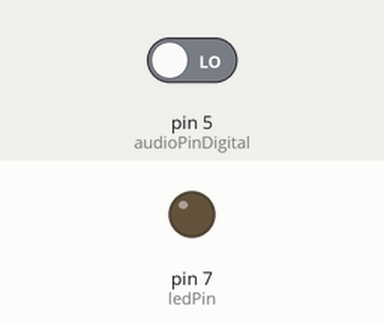
Simulated run of this sketch. Board: Arduino Uno, built with avr-gcc and run on an emulated ATmega328P. Shown: output pins drawn as LEDs (lit = HIGH). The test bench sets the inputs (shaded band); at power-on: pin 5 (audioPinDigital) LOW.

Above: at 1.2 s.
1.3 s: pin 5 (audioPinDigital) driven HIGH
At 1.8 s:
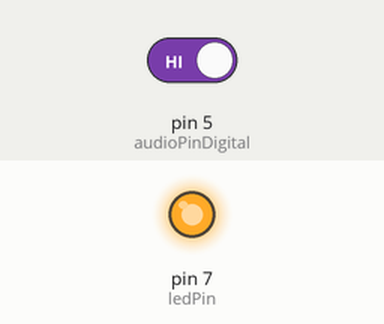
2.8 s: pin 5 (audioPinDigital) driven LOW
At 4.1 s:
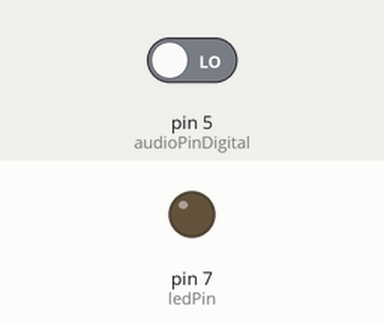
Timing chart, 0 to 5.8 s (numbered marks = the images above; inputs shaded):
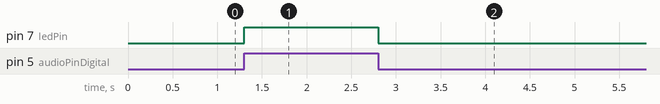

Measured:
- after the input at 1.3 s, pin 7 (ledPin): LOW → HIGH at once
- after the input at 2.8 s, pin 7 (ledPin): HIGH → LOW at once

The sketch:

burrito.ino
```cpp
const int ledPin = 7;
const int audioPinDigital = 5;

void setup() {
  pinMode(ledPin, OUTPUT);
  pinMode(audioPinDigital, INPUT);
}

void loop() {
  if (digitalRead(audioPinDigital)) {
    digitalWrite(ledPin, HIGH);
  } else {
    digitalWrite(ledPin, LOW);
  }
}
```
